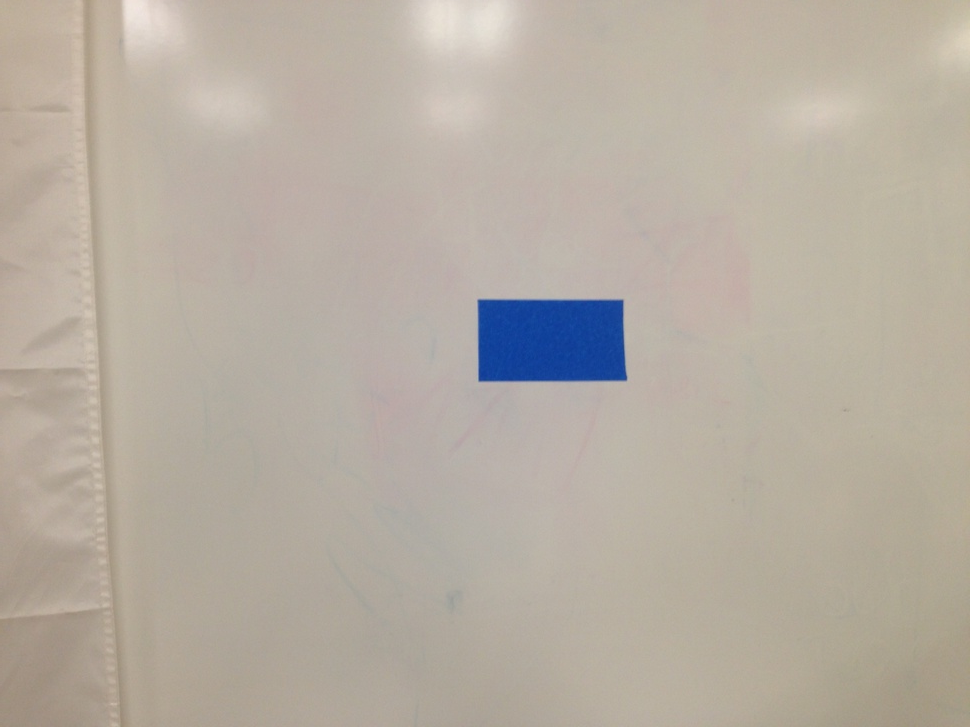
#> input picture cv/original.jpeg, 970 x 727 px, shrunk from 3264 x 2448 before the run, given in place of the camera
$ python reflective_tape_from_video_camera.py
#> lines starting #> are read from the running program, lines starting #| are printed output that depends on the picture; after the words box and inside, x2 and y2 are one past the last pixel; in counts of white or black regions, pixels touching at a corner belong together
import numpy as np
import cv2
from pyimagesearch.shapedetector import ShapeDetector


cap = cv2.VideoCapture(0)

while(True):
    # Capture frame-by-frame
    ret, frame = cap.read()
#> frame is the input picture: shape (727, 970, 3); mean B, G, R 162, 173.4, 182.2
    hsv = cv2.cvtColor(frame, cv2.COLOR_BGR2HSV)
#> hsv: shape (727, 970, 3); mean H, S, V 18.9, 34.8, 184.4

    #TEMP VALUES
    #lower_blue = np.array([80,60,250])
    #upper_blue = np.array([100,250,255])

    lower_blue = np.array([30,50,100])
    upper_blue = np.array([130,255,255])

    # Threshold the HSV image to get only blue colors
    mask = cv2.inRange(hsv, lower_blue, upper_blue)
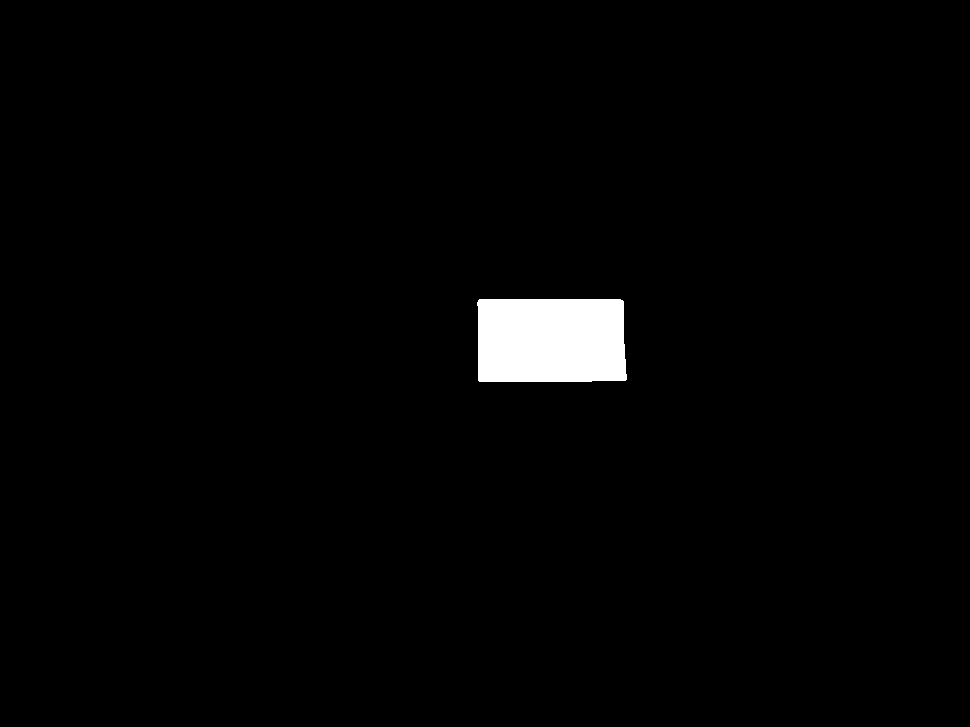
#> mask: shape (727, 970); 1.7% white; 1 white region, box (x1, y1, x2, y2) and area: (477, 299, 627, 382) 12149
    # Bitwise-AND mask and original image
    res = cv2.bitwise_and(frame, frame, mask=mask)

    #Noise
    kernel = np.ones((5,5),np.uint8)
    erosion = cv2.erode(mask,kernel,iterations = 1)
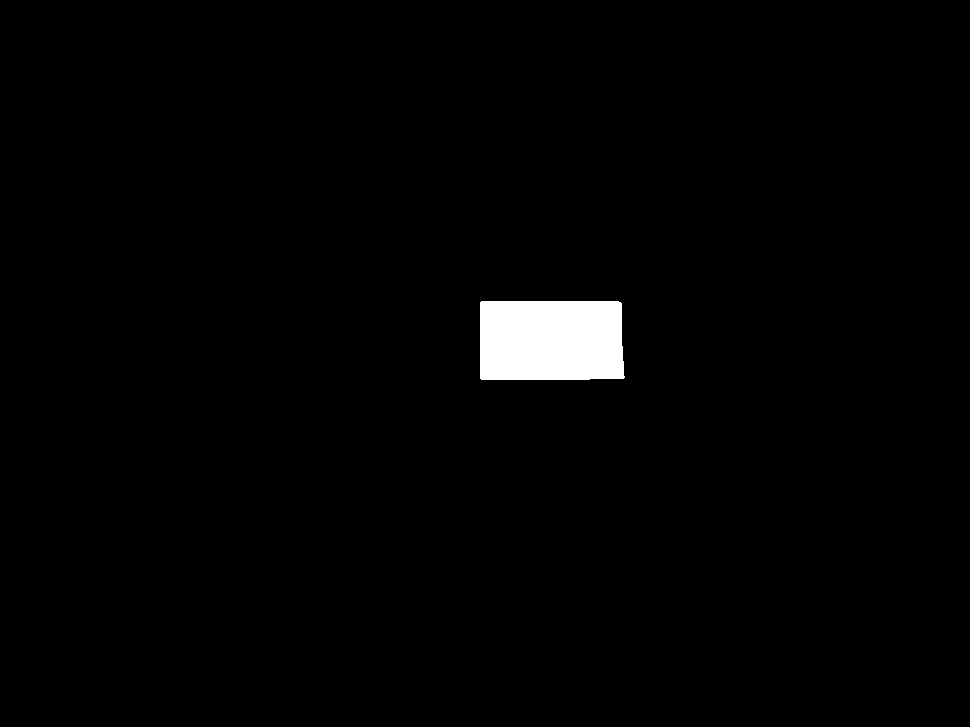
#> erosion: shape (727, 970); 1.6% white; 1 white region, box (x1, y1, x2, y2) and area: (480, 301, 625, 380) 11233

    kernel = np.ones((10,10), np.uint8)
    dilation = cv2.dilate(erosion, kernel, iterations = 1)
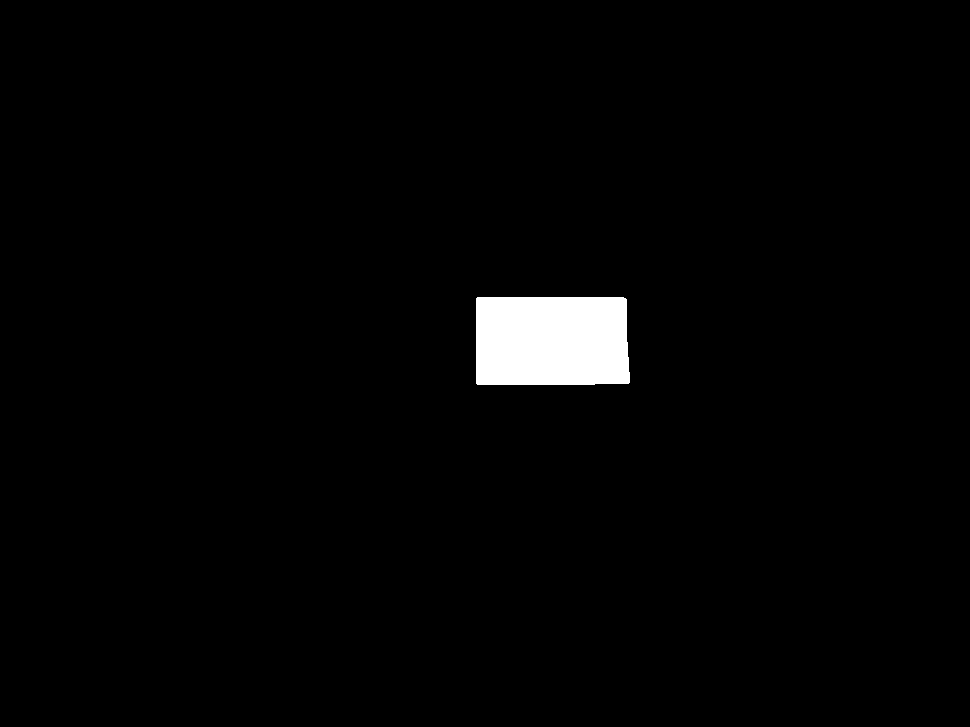
#> dilation: shape (727, 970); 1.9% white; 1 white region, box (x1, y1, x2, y2) and area: (476, 297, 630, 385) 13330

    # Display the resulting frame
    cv2.imshow('res',res)
    cv2.imshow('Noise Reduction',dilation)
    cv2.imshow('frame',frame)

    if cv2.waitKey(1) & 0xFF == ord('q'):
#> (key q is pressed here)
        break

# When everything done, release the capture
cap.release()
cv2.destroyAllWindows()
